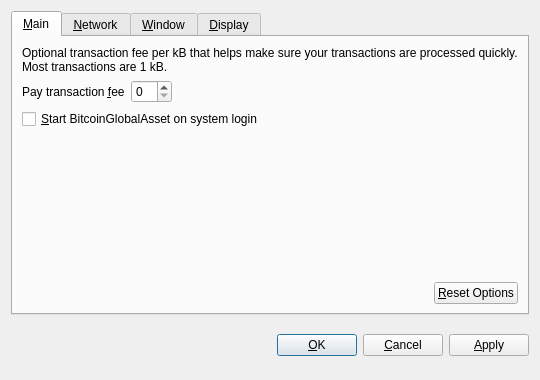
<?xml version="1.0" encoding="UTF-8"?>
<ui version="4.0">
 <class>OptionsDialog</class>
 <widget class="QDialog" name="OptionsDialog">
  <property name="geometry">
   <rect>
    <x>0</x>
    <y>0</y>
    <width>540</width>
    <height>380</height>
   </rect>
  </property>
  <property name="windowTitle">
   <string>Options</string>
  </property>
  <property name="modal">
   <bool>true</bool>
  </property>
  <layout class="QVBoxLayout" name="verticalLayout">
   <item>
    <widget class="QTabWidget" name="tabWidget">
     <property name="tabPosition">
      <enum>QTabWidget::North</enum>
     </property>
     <property name="currentIndex">
      <number>0</number>
     </property>
     <widget class="QWidget" name="tabMain">
      <attribute name="title">
       <string>&amp;Main</string>
      </attribute>
      <layout class="QVBoxLayout" name="verticalLayout_Main">
       <item>
        <widget class="QLabel" name="transactionFeeInfoLabel">
         <property name="text">
          <string>Optional transaction fee per kB that helps make sure your transactions are processed quickly. Most transactions are 1 kB.</string>
         </property>
         <property name="textFormat">
          <enum>Qt::PlainText</enum>
         </property>
         <property name="wordWrap">
          <bool>true</bool>
         </property>
        </widget>
       </item>
       <item>
        <layout class="QHBoxLayout" name="horizontalLayout_1_Main">
         <item>
          <widget class="QLabel" name="transactionFeeLabel">
           <property name="text">
            <string>Pay transaction &amp;fee</string>
           </property>
           <property name="textFormat">
            <enum>Qt::PlainText</enum>
           </property>
           <property name="buddy">
            <cstring>transactionFee</cstring>
           </property>
          </widget>
         </item>
         <item>
          <widget class="BitcoinAmountField" name="transactionFee"/>
         </item>
         <item>
          <spacer name="horizontalSpacer_1_Main">
           <property name="orientation">
            <enum>Qt::Horizontal</enum>
           </property>
           <property name="sizeHint" stdset="0">
            <size>
             <width>40</width>
             <height>20</height>
            </size>
           </property>
          </spacer>
         </item>
        </layout>
       </item>
       <item>
        <widget class="QCheckBox" name="bitcoinAtStartup">
         <property name="toolTip">
          <string>Automatically start BitcoinGlobalAsset after logging in to the system.</string>
         </property>
         <property name="text">
          <string>&amp;Start BitcoinGlobalAsset on system login</string>
         </property>
        </widget>
       </item>
       <item>
        <spacer name="verticalSpacer_Main">
         <property name="orientation">
          <enum>Qt::Vertical</enum>
         </property>
         <property name="sizeHint" stdset="0">
          <size>
           <width>20</width>
           <height>40</height>
          </size>
         </property>
        </spacer>
       </item>
       <item>
        <layout class="QHBoxLayout" name="horizontalLayout_2_Main">
         <item>
          <spacer name="horizontalSpacer_2_Main">
           <property name="orientation">
            <enum>Qt::Horizontal</enum>
           </property>
           <property name="sizeHint" stdset="0">
            <size>
             <width>40</width>
             <height>20</height>
            </size>
           </property>
          </spacer>
         </item>
         <item>
          <widget class="QPushButton" name="resetButton">
           <property name="toolTip">
            <string>Reset all client options to default.</string>
           </property>
           <property name="text">
            <string>&amp;Reset Options</string>
           </property>
           <property name="autoDefault">
            <bool>false</bool>
           </property>
          </widget>
         </item>
        </layout>
       </item>
      </layout>
     </widget>
     <widget class="QWidget" name="tabNetwork">
      <attribute name="title">
       <string>&amp;Network</string>
      </attribute>
      <layout class="QVBoxLayout" name="verticalLayout_Network">
       <item>
        <widget class="QCheckBox" name="mapPortUpnp">
         <property name="toolTip">
          <string>Automatically open the BitcoinGlobalAsset client port on the router. This only works when your router supports UPnP and it is enabled.</string>
         </property>
         <property name="text">
          <string>Map port using &amp;UPnP</string>
         </property>
        </widget>
       </item>
       <item>
        <widget class="QCheckBox" name="connectSocks">
         <property name="toolTip">
          <string>Connect to the BitcoinGlobalAsset network through a SOCKS proxy (e.g. when connecting through Tor).</string>
         </property>
         <property name="text">
          <string>&amp;Connect through SOCKS proxy:</string>
         </property>
        </widget>
       </item>
       <item>
        <layout class="QHBoxLayout" name="horizontalLayout_Network">
         <item>
          <widget class="QLabel" name="proxyIpLabel">
           <property name="text">
            <string>Proxy &amp;IP:</string>
           </property>
           <property name="textFormat">
            <enum>Qt::PlainText</enum>
           </property>
           <property name="buddy">
            <cstring>proxyIp</cstring>
           </property>
          </widget>
         </item>
         <item>
          <widget class="QValidatedLineEdit" name="proxyIp">
           <property name="maximumSize">
            <size>
             <width>140</width>
             <height>16777215</height>
            </size>
           </property>
           <property name="toolTip">
            <string>IP address of the proxy (e.g. 127.0.0.1)</string>
           </property>
          </widget>
         </item>
         <item>
          <widget class="QLabel" name="proxyPortLabel">
           <property name="text">
            <string>&amp;Port:</string>
           </property>
           <property name="textFormat">
            <enum>Qt::PlainText</enum>
           </property>
           <property name="buddy">
            <cstring>proxyPort</cstring>
           </property>
          </widget>
         </item>
         <item>
          <widget class="QLineEdit" name="proxyPort">
           <property name="maximumSize">
            <size>
             <width>55</width>
             <height>16777215</height>
            </size>
           </property>
           <property name="toolTip">
            <string>Port of the proxy (e.g. 9050)</string>
           </property>
          </widget>
         </item>
         <item>
          <widget class="QLabel" name="socksVersionLabel">
           <property name="text">
            <string>SOCKS &amp;Version:</string>
           </property>
           <property name="textFormat">
            <enum>Qt::PlainText</enum>
           </property>
           <property name="buddy">
            <cstring>socksVersion</cstring>
           </property>
          </widget>
         </item>
         <item>
          <widget class="QValueComboBox" name="socksVersion">
           <property name="toolTip">
            <string>SOCKS version of the proxy (e.g. 5)</string>
           </property>
          </widget>
         </item>
         <item>
          <spacer name="horizontalSpacer_Network">
           <property name="orientation">
            <enum>Qt::Horizontal</enum>
           </property>
           <property name="sizeHint" stdset="0">
            <size>
             <width>40</width>
             <height>20</height>
            </size>
           </property>
          </spacer>
         </item>
        </layout>
       </item>
       <item>
        <spacer name="verticalSpacer_Network">
         <property name="orientation">
          <enum>Qt::Vertical</enum>
         </property>
         <property name="sizeHint" stdset="0">
          <size>
           <width>20</width>
           <height>40</height>
          </size>
         </property>
        </spacer>
       </item>
      </layout>
     </widget>
     <widget class="QWidget" name="tabWindow">
      <attribute name="title">
       <string>&amp;Window</string>
      </attribute>
      <layout class="QVBoxLayout" name="verticalLayout_Window">
       <item>
        <widget class="QCheckBox" name="minimizeToTray">
         <property name="toolTip">
          <string>Show only a tray icon after minimizing the window.</string>
         </property>
         <property name="text">
          <string>&amp;Minimize to the tray instead of the taskbar</string>
         </property>
        </widget>
       </item>
       <item>
        <widget class="QCheckBox" name="minimizeOnClose">
         <property name="toolTip">
          <string>Minimize instead of exit the application when the window is closed. When this option is enabled, the application will be closed only after selecting Quit in the menu.</string>
         </property>
         <property name="text">
          <string>M&amp;inimize on close</string>
         </property>
        </widget>
       </item>
       <item>
        <spacer name="verticalSpacer_Window">
         <property name="orientation">
          <enum>Qt::Vertical</enum>
         </property>
         <property name="sizeHint" stdset="0">
          <size>
           <width>20</width>
           <height>40</height>
          </size>
         </property>
        </spacer>
       </item>
      </layout>
     </widget>
     <widget class="QWidget" name="tabDisplay">
      <attribute name="title">
       <string>&amp;Display</string>
      </attribute>
      <layout class="QVBoxLayout" name="verticalLayout_Display">
       <item>
        <layout class="QHBoxLayout" name="horizontalLayout_1_Display">
         <item>
          <widget class="QLabel" name="langLabel">
           <property name="text">
            <string>User Interface &amp;language:</string>
           </property>
           <property name="textFormat">
            <enum>Qt::PlainText</enum>
           </property>
           <property name="buddy">
            <cstring>lang</cstring>
           </property>
          </widget>
         </item>
         <item>
          <widget class="QValueComboBox" name="lang">
           <property name="toolTip">
            <string>The user interface language can be set here. This setting will take effect after restarting BitcoinGlobalAsset.</string>
           </property>
          </widget>
         </item>
        </layout>
       </item>
       <item>
        <layout class="QHBoxLayout" name="horizontalLayout_2_Display">
         <item>
          <widget class="QLabel" name="unitLabel">
           <property name="text">
            <string>&amp;Unit to show amounts in:</string>
           </property>
           <property name="textFormat">
            <enum>Qt::PlainText</enum>
           </property>
           <property name="buddy">
            <cstring>unit</cstring>
           </property>
          </widget>
         </item>
         <item>
          <widget class="QValueComboBox" name="unit">
           <property name="toolTip">
            <string>Choose the default subdivision unit to show in the interface and when sending coins.</string>
           </property>
          </widget>
         </item>
        </layout>
       </item>
       <item>
        <widget class="QCheckBox" name="displayAddresses">
         <property name="toolTip">
          <string>Whether to show BitcoinGlobalAsset addresses in the transaction list or not.</string>
         </property>
         <property name="text">
          <string>&amp;Display addresses in transaction list</string>
         </property>
        </widget>
       </item>
       <item>
        <spacer name="verticalSpacer_Display">
         <property name="orientation">
          <enum>Qt::Vertical</enum>
         </property>
         <property name="sizeHint" stdset="0">
          <size>
           <width>20</width>
           <height>40</height>
          </size>
         </property>
        </spacer>
       </item>
      </layout>
     </widget>
    </widget>
   </item>
   <item>
    <layout class="QHBoxLayout" name="horizontalLayout_Buttons">
     <item>
      <spacer name="horizontalSpacer_1">
       <property name="orientation">
        <enum>Qt::Horizontal</enum>
       </property>
       <property name="sizeHint" stdset="0">
        <size>
         <width>40</width>
         <height>48</height>
        </size>
       </property>
      </spacer>
     </item>
     <item>
      <widget class="QLabel" name="statusLabel">
       <property name="font">
        <font>
         <weight>75</weight>
         <bold>true</bold>
        </font>
       </property>
       <property name="text">
        <string/>
       </property>
       <property name="textFormat">
        <enum>Qt::PlainText</enum>
       </property>
       <property name="wordWrap">
        <bool>true</bool>
       </property>
      </widget>
     </item>
     <item>
      <spacer name="horizontalSpacer_2">
       <property name="orientation">
        <enum>Qt::Horizontal</enum>
       </property>
       <property name="sizeHint" stdset="0">
        <size>
         <width>40</width>
         <height>48</height>
        </size>
       </property>
      </spacer>
     </item>
     <item>
      <widget class="QPushButton" name="okButton">
       <property name="text">
        <string>&amp;OK</string>
       </property>
      </widget>
     </item>
     <item>
      <widget class="QPushButton" name="cancelButton">
       <property name="text">
        <string>&amp;Cancel</string>
       </property>
       <property name="autoDefault">
        <bool>false</bool>
       </property>
      </widget>
     </item>
     <item>
      <widget class="QPushButton" name="applyButton">
       <property name="text">
        <string>&amp;Apply</string>
       </property>
       <property name="autoDefault">
        <bool>false</bool>
       </property>
      </widget>
     </item>
    </layout>
   </item>
  </layout>
 </widget>
 <customwidgets>
  <customwidget>
   <class>BitcoinAmountField</class>
   <extends>QSpinBox</extends>
   <header>bitcoinamountfield.h</header>
  </customwidget>
  <customwidget>
   <class>QValueComboBox</class>
   <extends>QComboBox</extends>
   <header>qvaluecombobox.h</header>
  </customwidget>
  <customwidget>
   <class>QValidatedLineEdit</class>
   <extends>QLineEdit</extends>
   <header>qvalidatedlineedit.h</header>
  </customwidget>
 </customwidgets>
 <resources/>
 <connections/>
</ui>
